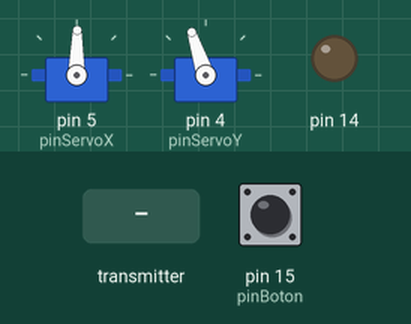
Recording of a sketch running on a simulated Arduino Uno, built with avr-gcc and run on an emulated ATmega328P. Shown: 2 × servo, output pins drawn as LEDs (lit = HIGH). The test bench sets the inputs (shaded band); at power-on: pin 15 (pinBoton) HIGH. No radio packets arrive unless stated.

Above: at 1.2 s.
1.3 s: the transmitter starts sending angulos.0 = 50
At 1.6 s:
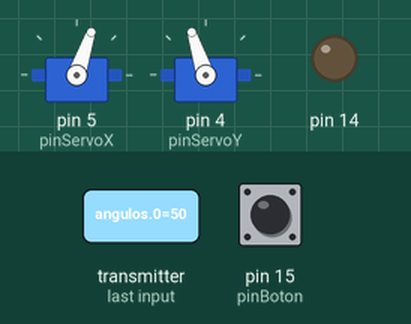
2.8 s: the transmitter starts sending angulos.1 = 50
At 4.0 s:
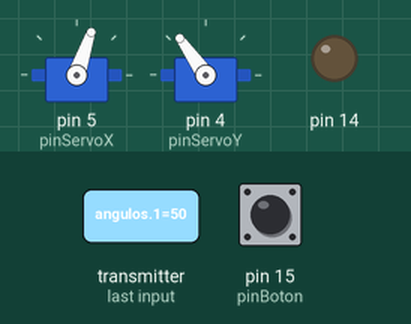
4.3 s: the transmitter starts sending angulos.0 = 0
At 5.1 s:
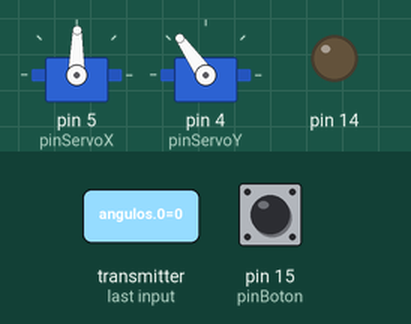
5.8 s: pin 15 (pinBoton) pulled LOW for 3.2 s
At 6.2 s:
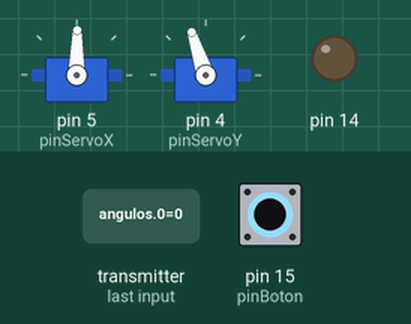
10.5 s: the transmitter starts sending angulos.1 = 0
At 11.0 s:
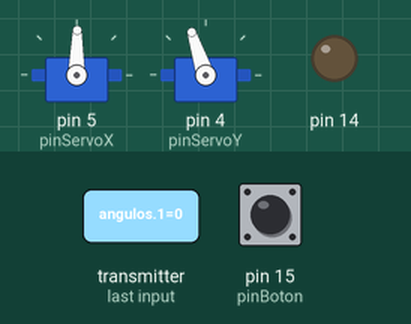
Timing chart, 0 to 13.0 s (numbered marks = the images above; inputs shaded):
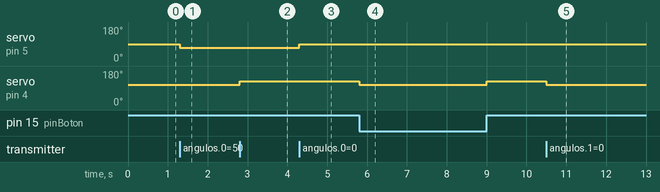

The sketch:

Laberinto.ino
```cpp
// (licence header left out)
//PINES
#define pinServoX 5
#define pinServoY 4
#define pinBoton 15

//CONFIGURACION
#define OffsetX -2 //Offset
#define OffsetY 15
#define MaxX 25 //Angulo máximo permitido
#define MaxY 25
#define FactorAng 0.3f //Relacion entre el angulo del acelerometro y el servo
#define PulsoMax 2193 //PWM a angulo max
#define PulsoMin 771 //PWM a angulo min
#define AngMax 120 //Angulo maximo del servo
//#define Debug

//NRF24L01
byte direccion[5] = {'h', 'o', 'r', 'm', 'i'}; //Variable con la dirección del canal por donde se va a transmitir
#define CE_PIN 10
#define CSN_PIN 9
#include <SPI.h>
#include <nRF24L01.h>
#include <RF24.h>
RF24 radio(CE_PIN, CSN_PIN);
float angulos[2];

//SERVOS
#include <Servo.h>
Servo servo[2];

unsigned long millisactual;

void setup() {

#ifdef Debug
  Serial.begin(115200);
#endif

  //Interruptor
  pinMode(14, OUTPUT);
  pinMode(pinBoton, INPUT_PULLUP);
  digitalWrite(14, LOW); //Pin A0 como gnd

  //Inicializar servos
  servo[0].attach(pinServoX);
  servo[1].attach(pinServoY);

  MoverServo(0, AngMax / 2 + OffsetX);
  MoverServo(1, AngMax / 2 + OffsetY);

  //inicializamos el NRF24L01
  radio.begin();
  radio.openReadingPipe(1, direccion);
  radio.startListening();   //empezamos a escuchar por el canal

}

/////////////////////////////////
//////////////LOOP///////////////
/////////////////////////////////

void loop() {

  //Palanca activada
  if (digitalRead(pinBoton)) {

    //  Lectura de datos recibidos por RF
    if (radio.available()) {
      radio.read(angulos, sizeof(angulos));

      //Escalado y limite del angulo
      angulos[0] = constrain((float)FactorAng * angulos[0], -MaxX, MaxX);
      angulos[1] = constrain((float)FactorAng * angulos[1], -MaxY, MaxY);

      //Mover teblero
      MoverServo(0, (float)AngMax / 2 - angulos[0] + OffsetX);
      MoverServo(1, (float)AngMax / 2 + angulos[1] + OffsetY);

#ifdef Debug
      Serial.print(angulos[0]);
      Serial.print(" ");
      Serial.println(angulos[1]);
#endif
    }
  }

  //Palanca desactivada
  else {
    MoverServo(0, (float)AngMax / 2  + OffsetX);
    MoverServo(1, (float)AngMax / 2  + OffsetY);
  }
}

/////////////////////////////////
/////////////////////////////////
/////////////////////////////////

void MoverServo(int d, float angulo) {
  //Calculo del ancho de pulso en us para tener mayor precision
  int t = (float)angulo / AngMax * (PulsoMax - PulsoMin) + PulsoMin;
  servo[d].writeMicroseconds(t);
}
```

Measured:
- after the input at 1.3 s, servo on pin 5 (pinServoX): 89° → 71° at once
- after the input at 2.8 s, servo on pin 4 (pinServoY): 108° → 125° at once
- after the input at 4.3 s, servo on pin 5 (pinServoX): 71° → 89° at once
- after the input at 5.8 s, servo on pin 4 (pinServoY): 125° → 108° at once, → 125° 3.2 s later
- after the input at 10.5 s, servo on pin 4 (pinServoY): 125° → 108° at once
